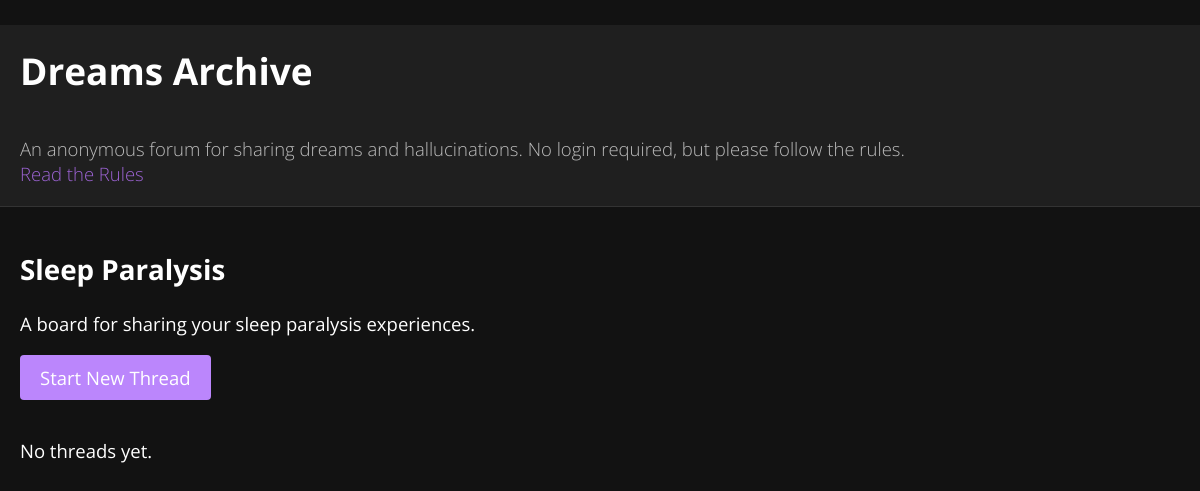
/board/2, run on the app's committed database.
### app/models.py (models this page shows, shortened)
class Board(db.Model):
    id = db.Column(db.Integer, primary_key=True)
    name = db.Column(db.String(100), unique=True, nullable=False)
    description = db.Column(db.Text, nullable=False)
    is_static = db.Column(db.Boolean, default=False)

### app/routes.py (the view)
@main_blueprint.route('/board/<int:board_id>')
def thread_list(board_id):
    board = Board.query.get_or_404(board_id)
    threads = board.threads.order_by(Thread.created_at.desc()).all()
    return render_template('threads.html', board=board, threads=threads)

### app/templates/threads.html (shortened to what this page needs)
﻿{% extends 'base.html' %}
{% block content %}
<h2>{{ board.name }}</h2>
<p>{{ board.description }}</p>
<a class='btn' href='{{ url_for("main.new_thread", board_id=board.id) }}'>Start New Thread</a>
<ul>
    {% if threads|length == 0 %}
    <li>No threads yet.</li>
    {% endif %}
</ul>
{% endblock %}

### app/static/css/styles.css (style rules this page uses)
a { color: #9c63d3; text-decoration: none; }
ul { list-style-type: none; padding-left: 0; }
li { margin-bottom: 15px; }
.btn { display: inline-block; padding: 10px 20px; background-color: #bb86fc; color: #ffffff; text-decoration: none; border-radius: 4px; margin-bottom: 20px; }

### data on the page
Board: name "Sleep Paralysis", description "A board for sharing your sleep paralysis experiences."
